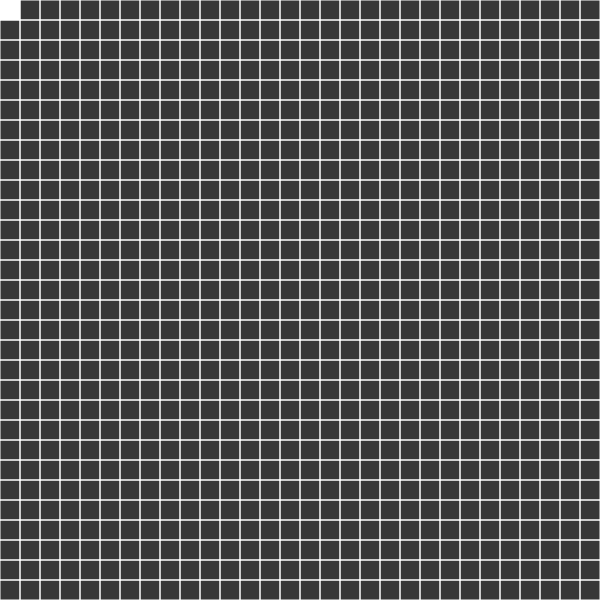
Frame 1 (no input)
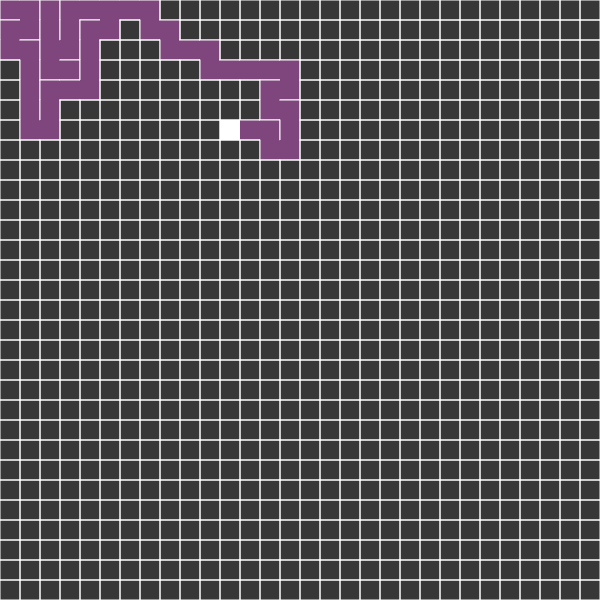
Frame 60 (no input)
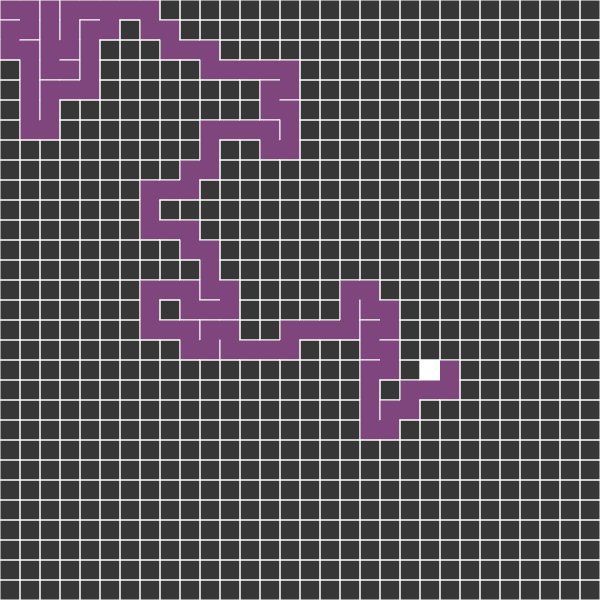
Frame 120 (the mouse pressed at the canvas centre since frame 60)

The p5.js sketch that drew these frames (run headless with seeded random() and noise() and a simulated clock; from frame 60 on, the mouse is pressed at the canvas centre):

// p5.js sketch
// ── sketch.js
var cells = [];
var cellSize = 20;
var cols, rows;
var current;

var stack = [];

//Sliders
var fpsSlider;
//--

function setup()
{
	frameRate(30);
	createCanvas(600, 600);
	noStroke();
	

	cols = floor(width / cellSize);
	rows = floor(height / cellSize);

	for(var x = 0; x < rows; x++)
	{
		for(var y = 0; y < cols; y++)
		{
			
			var cell = new Cell(x, y);
			cells.push(cell);
		}
	}
	current = cells[0];

	fpsSlider = createSlider(1, 120, 30, 1);
	fpsSlider.changed(fpschange);
}

function fpschange()
{
	frameRate(fpsSlider.value());
}

function draw()
{
	background(55);
	for(var i = 0; i < cells.length; i++)
	{
		cells[i].show();
	}

	current.visited = true;
	current.hlight();
	

	var next = current.cNeighbors();
	if(next)
	{
		next.visited = true;

		stack.push(current);

		
		removeWalls(current, next);
		
		current = next;
	}
	else if(stack.length > 0)
	{
		current = stack.pop();
	}


}

function index(x, y)
{
	if(x < 0 || y < 0 || y > cols-1 || x > rows-1)
	{
		return -1;
	}

	return y + x * cols;
}

function removeWalls(a, b)
{
	var x = a.fx - b.fx;
	if (x === 1)
	{
		a.sides[3] = false;
		b.sides[1] = false;
	}
	else if (x === -1)
	{
		a.sides[1] = false;
		b.sides[3] = false;
	}

	var y = a.fy - b.fy;
	if(y === 1)
	{
		a.sides[0] = false;
		b.sides[2] = false;
	}
	else if (y === -1)
	{
		a.sides[2] = false;
		b.sides[0] = false;
	}
}

// ── cell.js
function Cell(x, y)
{
	this.sides = [true, true, true, true];
 	this.visited = false;

 	this.fx = x;
 	this.fy = y;

 	this.x = x * cellSize;
 	this.y = y * cellSize;

 	this.cNeighbors = function()
 	{
 		var neighbors = [];
 		var top    = cells[index(x, y+1)];
 		var right  = cells[index(x+1, y)];
 		var left   = cells[index(x-1, y)];
 		var bottom = cells[index(x, y-1)];

 		if(top && !top.visited)
 		{
 			neighbors.push(top);
 		}
 		if(right && !right.visited)
 		{
 			neighbors.push(right);
 		}
 		if(left && !left.visited)
 		{
 			neighbors.push(left);
 		}
 		if(bottom && !bottom.visited)
 		{
 			neighbors.push(bottom);
 		}

 		if(neighbors.length > 0)
 		{
 			var r = floor(random(0, neighbors.length));
 			return neighbors[r];
 		}
 		else
 		{
 			return undefined;
 		}
 	}

 	this.hlight = function()
 	{
 		noStroke();
 		fill(255);
 		rect(this.x, this.y, cellSize, cellSize);
 		
 	}

	this.show = function()
	{
		if(this.visited)
		{
			noStroke();
			fill(127, 69, 125);
			rect(this.x, this.y, cellSize, cellSize);
		}
		if(this.sides[0])
		{
			stroke(255);
			line(this.x, this.y, this.x+cellSize, this.y);	
		}
		if(this.sides[1])
		{
			stroke(255);
			line(this.x+cellSize, this.y, this.x+cellSize, this.y+cellSize);
		}
		if(this.sides[2])
		{
			stroke(255);
			line(this.x, this.y+cellSize, this.x+cellSize, this.y+cellSize);
			
		}
		if(this.sides[3])
		{
			stroke(255);
			line(this.x, this.y, this.x, this.y+cellSize);
		}
	}
}
